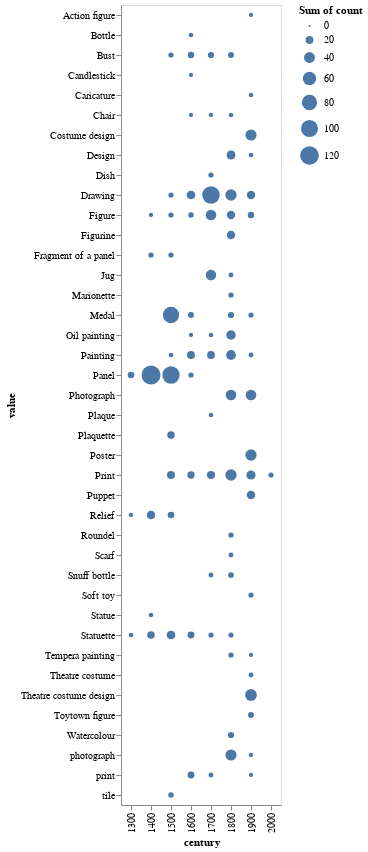

Notebook code cell kept with this figure:
### Code cell
import altair as alt

alt.Chart(beard_objects_df).mark_circle().encode(
    x='century:O',
    y='value:O',
    size='sum(count):Q'
)

### Figure 1 — Vega-Lite specification as saved in the notebook (floating-point values rounded to 4 significant figures)
{"config": {"view": {"continuousWidth": 400, "continuousHeight": 300}}, "data": {"name": "data-2e27ba36fda1e90b41564390976f2505"}, "mark": "circle", "encoding": {"size": {"type": "quantitative", "aggregate": "sum", "field": "count"}, "x": {"type": "ordinal", "field": "century"}, "y": {"type": "ordinal", "field": "value"}}, "$schema": "https://vega.github.io/schema/vega-lite/v4.8.1.json", "datasets": {"data-2e27ba36fda1e90b41564390976f2505": [{"id": "Panel", "value": "Panel", "count": 14, "count_max_error": 0, "century": 1300}, {"id": "Statuette", "value": "Statuette", "count": 6, "count_max_error": 0, "century": 1300}, {"id": "Relief", "value": "Relief", "count": 5, "count_max_error": 0, "century": 1300}, {"id": "Panel", "value": "Panel", "count": 124, "count_max_error": 0, "century": 1400}, {"id": "Relief", "value": "Relief", "count": 24, "count_max_error": 0, "century": 1400}, {"id": "Statuette", "value": "Statuette", "count": 19, "count_max_error": 0, "century": 1400}, {"id": "Fragment of a panel", "value": "Fragment of a panel", "count": 8, "count_max_error": 0, "century": 1400}, {"id": "Statue", "value": "Statue", "count": 6, "count_max_error": 0, "century": 1400}, {"id": "Figure", "value": "Figure", "count": 5, "count_max_error": 0, "century": 1400}, {"id": "Panel", "value": "Panel", "count": 103, "count_max_error": 0, "century": 1500}, {"id": "Medal", "value": "Medal", "count": 91, "count_max_error": 0, "century": 1500}, {"id": "Statuette", "value": "Statuette", "count": 25, "count_max_error": 0, "century": 1500}, {"id": "Print", "value": "Print", "count": 21, "count_max_error": 0, "century": 1500}, {"id": "Plaquette", "value": "Plaquette", "count": 18, "count_max_error": 0, "century": 1500}, {"id": "Relief", "value": "Relief", "count": 14, "count_max_error": 0, "century": 1500}, {"id": "tile", "value": "tile", "count": 9, "count_max_error": 0, "century": 1500}, {"id": "Bust", "value": "Bust", "count": 8, "count_max_error": 0, "century": 1500}, {"id": "Drawing", "value": "Drawing", "count": 8, "count_max_error": 0, "century": 1500}, {"id": "Figure", "value": "Figure", "count": 8, "count_max_error": 0, "century": 1500}, {"id": "Fragment of a panel", "value": "Fragment of a panel", "count": 8, "count_max_error": 0, "century": 1500}, {"id": "Painting", "value": "Painting", "count": 6, "count_max_error": 0, "century": 1500}, {"id": "Drawing", "value": "Drawing", "count": 25, "count_max_error": 0, "century": 1600}, {"id": "Painting", "value": "Painting", "count": 21, "count_max_error": 0, "century": 1600}, {"id": "Print", "value": "Print", "count": 17, "count_max_error": 0, "century": 1600}, {"id": "Statuette", "value": "Statuette", "count": 15, "count_max_error": 0, "century": 1600}, {"id": "print", "value": "print", "count": 15, "count_max_error": 0, "century": 1600}, {"id": "Bust", "value": "Bust", "count": 13, "count_max_error": 0, "century": 1600}, {"id": "Medal", "value": "Medal", "count": 11, "count_max_error": 0, "century": 1600}, {"id": "Figure", "value": "Figure", "count": 9, "count_max_error": 0, "century": 1600}, {"id": "Panel", "value": "Panel", "count": 8, "count_max_error": 0, "century": 1600}, {"id": "Bottle", "value": "Bottle", "count": 6, "count_max_error": 0, "century": 1600}, {"id": "Candlestick", "value": "Candlestick", "count": 5, "count_max_error": 0, "century": 1600}, {"id": "Chair", "value": "Chair", "count": 5, "count_max_error": 0, "century": 1600}, {"id": "Oil painting", "value": "Oil painting", "count": 5, "count_max_error": 0, "century": 1600}, {"id": "Drawing", "value": "Drawing", "count": 105, "count_max_error": 0, "century": 1700}, {"id": "Figure", "value": "Figure", "count": 38, "count_max_error": 0, "century": 1700}, {"id": "Jug", "value": "Jug", "count": 37, "count_max_error": 0, "century": 1700}, {"id": "Print", "value": "Print", "count": 22, "count_max_error": 0, "century": 1700}, {"id": "Painting", "value": "Painting", "count": 20, "count_max_error": 0, "century": 1700}, {"id": "Bust", "value": "Bust", "count": 12, "count_max_error": 0, "century": 1700}, {"id": "Dish", "value": "Dish", "count": 8, "count_max_error": 0, "century": 1700}, {"id": "Statuette", "value": "Statuette", "count": 8, "count_max_error": 0, "century": 1700}, {"id": "Snuff bottle", "value": "Snuff bottle", "count": 7, "count_max_error": 0, "century": 1700}, {"id": "print", "value": "print", "count": 7, "count_max_error": 0, "century": 1700}, {"id": "Oil painting", "value": "Oil painting", "count": 6, "count_max_error": 0, "century": 1700}, {"id": "Plaque", "value": "Plaque", "count": 6, "count_max_error": 0, "century": 1700}, {"id": "Chair", "value": "Chair", "count": 5, "count_max_error": 0, "century": 1700}, {"id": "Drawing", "value": "Drawing", "count": 43, "count_max_error": 0, "century": 1800}, {"id": "Print", "value": "Print", "count": 43, "count_max_error": 0, "century": 1800}, {"id": "photograph", "value": "photograph", "count": 42, "count_max_error": 0, "century": 1800}, {"id": "Photograph", "value": "Photograph", "count": 38, "count_max_error": 0, "century": 1800}, {"id": "Painting", "value": "Painting", "count": 32, "count_max_error": 0, "century": 1800}, {"id": "Oil painting", "value": "Oil painting", "count": 30, "count_max_error": 0, "century": 1800}, {"id": "Design", "value": "Design", "count": 26, "count_max_error": 0, "century": 1800}, {"id": "Figure", "value": "Figure", "count": 23, "count_max_error": 0, "century": 1800}, {"id": "Figurine", "value": "Figurine", "count": 23, "count_max_error": 0, "century": 1800}, {"id": "Medal", "value": "Medal", "count": 12, "count_max_error": 0, "century": 1800}, {"id": "Watercolour", "value": "Watercolour", "count": 12, "count_max_error": 0, "century": 1800}, {"id": "Bust", "value": "Bust", "count": 11, "count_max_error": 0, "century": 1800}, {"id": "Snuff bottle", "value": "Snuff bottle", "count": 10, "count_max_error": 0, "century": 1800}, {"id": "Marionette", "value": "Marionette", "count": 8, "count_max_error": 0, "century": 1800}, {"id": "Roundel", "value": "Roundel", "count": 8, "count_max_error": 0, "century": 1800}, {"id": "Statuette", "value": "Statuette", "count": 8, "count_max_error": 0, "century": 1800}, {"id": "Tempera painting", "value": "Tempera painting", "count": 8, "count_max_error": 0, "century": 1800}, {"id": "Jug", "value": "Jug", "count": 7, "count_max_error": 0, "century": 1800}, {"id": "Scarf", "value": "Scarf", "count": 7, "count_max_error": 0, "century": 1800}, {"id": "Chair", "value": "Chair", "count": 6, "count_max_error": 0, "century": 1800}, {"id": "Theatre costume design", "value": "Theatre costume design", "count": 47, "count_max_error": 0, "century": 1900}, {"id": "Poster", "value": "Poster", "count": 43, "count_max_error": 0, "century": 1900}, {"id": "Costume design", "value": "Costume design", "count": 42, "count_max_error": 0, "century": 1900}, {"id": "Photograph", "value": "Photograph", "count": 38, "count_max_error": 0, "century": 1900}, {"id": "Print", "value": "Print", "count": 28, "count_max_error": 0, "century": 1900}, {"id": "Puppet", "value": "Puppet", "count": 24, "count_max_error": 0, "century": 1900}, {"id": "Drawing", "value": "Drawing", "count": 23, "count_max_error": 0, "century": 1900}, {"id": "Figure", "value": "Figure", "count": 13, "count_max_error": 0, "century": 1900}, {"id": "Toytown figure", "value": "Toytown figure", "count": 11, "count_max_error": 0, "century": 1900}, {"id": "Medal", "value": "Medal", "count": 8, "count_max_error": 0, "century": 1900}, {"id": "Soft toy", "value": "Soft toy", "count": 8, "count_max_error": 0, "century": 1900}, {"id": "Painting", "value": "Painting", "count": 7, "count_max_error": 0, "century": 1900}, {"id": "Theatre costume", "value": "Theatre costume", "count": 7, "count_max_error": 0, "century": 1900}, {"id": "Caricature", "value": "Caricature", "count": 6, "count_max_error": 0, "century": 1900}, {"id": "Design", "value": "Design", "count": 6, "count_max_error": 0, "century": 1900}, {"id": "Action figure", "value": "Action figure", "count": 5, "count_max_error": 0, "century": 1900}, {"id": "Tempera painting", "value": "Tempera painting", "count": 5, "count_max_error": 0, "century": 1900}, {"id": "photograph", "value": "photograph", "count": 5, "count_max_error": 0, "century": 1900}, {"id": "print", "value": "print", "count": 5, "count_max_error": 0, "century": 1900}, {"id": "Print", "value": "Print", "count": 8, "count_max_error": 0, "century": 2000}]}}
